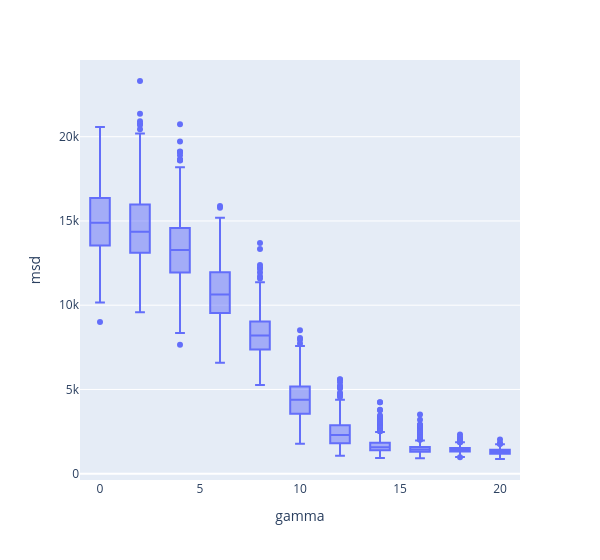

The code cell stored with this chart in its notebook:
### Code cell
px.box(cellveldf, x="gamma", y="msd").update_layout(width=600)

### Figure 1 — Plotly figure (JSON) as saved in the notebook; plotly's stock layout.template omitted (floating-point values rounded to 4 significant figures; data arrays with more than 128 entries replaced by an {"elided": "..."} marker saying what was removed)
{"data": [{"alignmentgroup": "True", "hovertemplate": "gamma=%{x}<br>msd=%{y}<extra></extra>", "legendgroup": "", "marker": {"color": "#636efa"}, "name": "", "notched": false, "offsetgroup": "", "orientation": "v", "showlegend": false, "type": "box", "x": {"elided": "5500 int values"}, "x0": " ", "xaxis": "x", "y": {"elided": "5500 float values"}, "y0": " ", "yaxis": "y"}], "layout": {"boxmode": "group", "legend": {"tracegroupgap": 0}, "margin": {"t": 60}, "width": 600, "xaxis": {"anchor": "y", "domain": [0, 1], "title": {"text": "gamma"}}, "yaxis": {"anchor": "x", "domain": [0, 1], "title": {"text": "msd"}}}}
